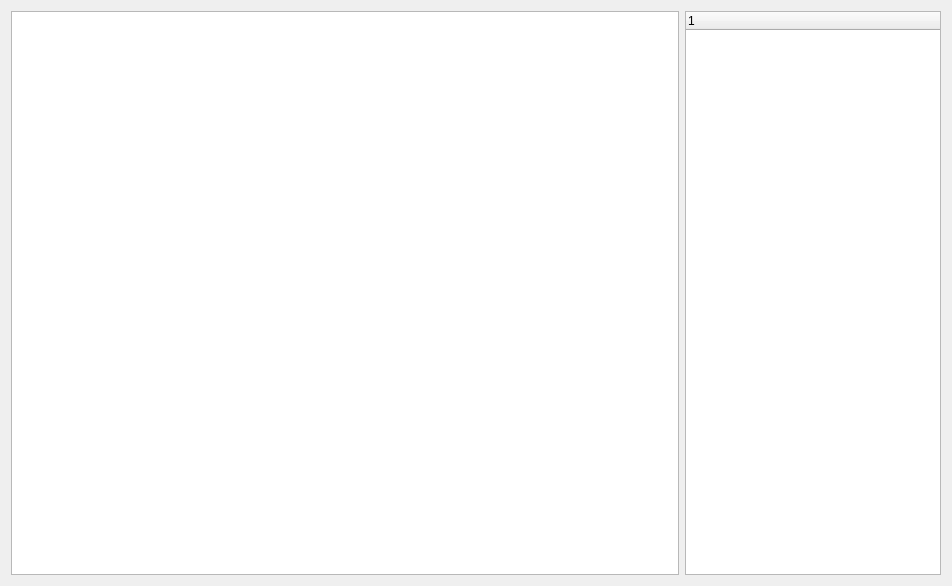
<?xml version="1.0" encoding="UTF-8"?>
<ui version="4.0">
 <class>ProjectTreeViewer</class>
 <widget class="QDialog" name="ProjectTreeViewer">
  <property name="geometry">
   <rect>
    <x>0</x>
    <y>0</y>
    <width>952</width>
    <height>586</height>
   </rect>
  </property>
  <property name="windowTitle">
   <string>TreeViewer</string>
  </property>
  <layout class="QHBoxLayout" name="horizontalLayout">
   <item>
    <widget class="QTreeWidget" name="twTree">
     <property name="sizePolicy">
      <sizepolicy hsizetype="Minimum" vsizetype="Expanding">
       <horstretch>0</horstretch>
       <verstretch>0</verstretch>
      </sizepolicy>
     </property>
     <property name="headerHidden">
      <bool>true</bool>
     </property>
     <column>
      <property name="text">
       <string>ID</string>
      </property>
     </column>
     <column>
      <property name="text">
       <string>Name</string>
      </property>
     </column>
    </widget>
   </item>
   <item>
    <widget class="QTreeWidget" name="twDetails">
     <property name="sizePolicy">
      <sizepolicy hsizetype="Maximum" vsizetype="Expanding">
       <horstretch>0</horstretch>
       <verstretch>0</verstretch>
      </sizepolicy>
     </property>
    </widget>
   </item>
  </layout>
 </widget>
 <resources/>
 <connections/>
</ui>
